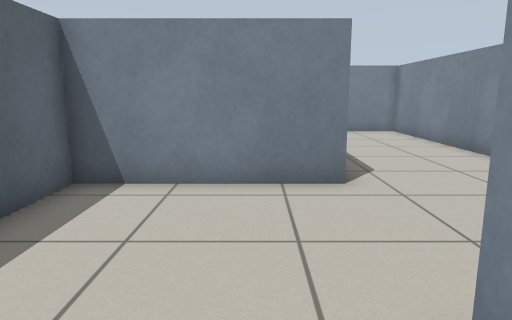
View 1 (above)

21 first-person views from a walk through a world built for the Gazebo simulator. The camera is 0.83 m above the floor, tilts 10° down and sees 70° across. The floor is counted in squares, 0.5 m on a side. Each view is taken from the middle of a square. On the plan, view 1 faces up. The plan holds only what a view shows up to about 17 squares ahead; the rest is blank.

View 2
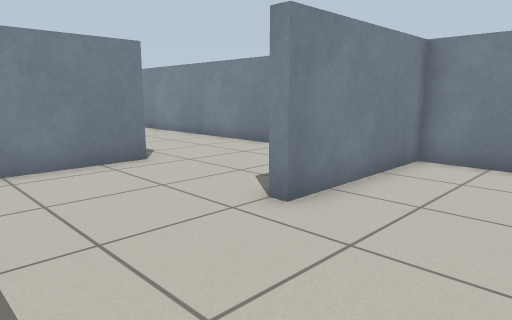

View 3
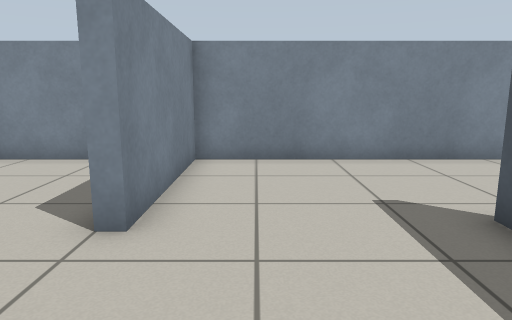

View 4
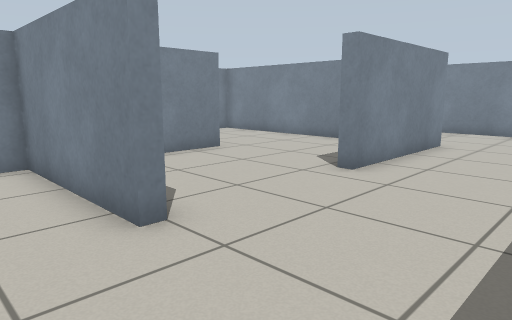

View 5
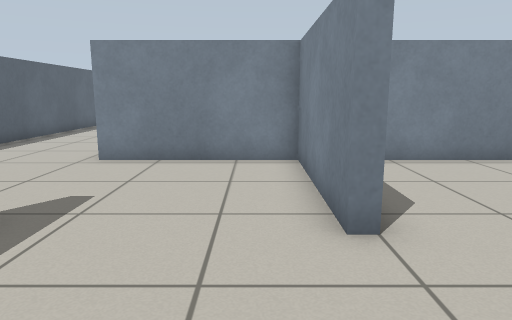

View 6
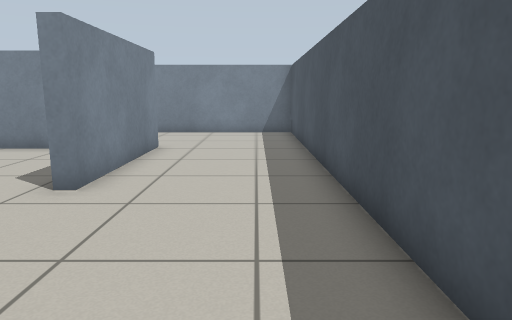

View 7
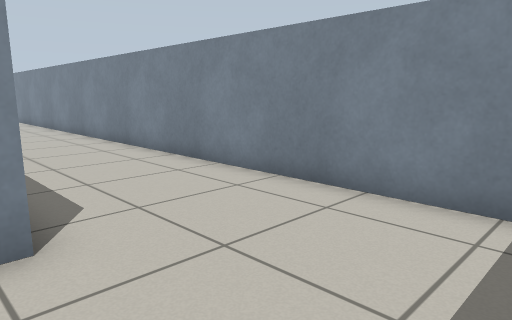

View 8
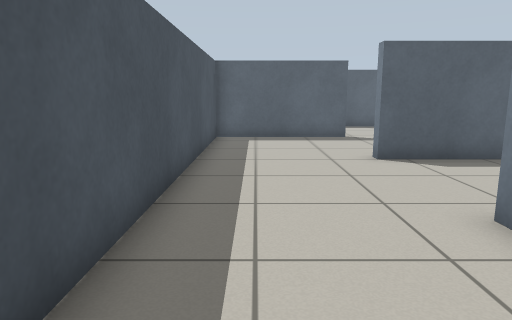

View 9
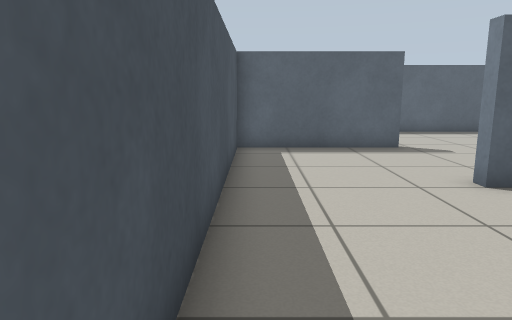

View 10
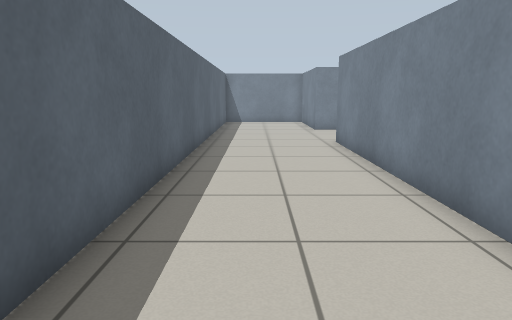

View 11
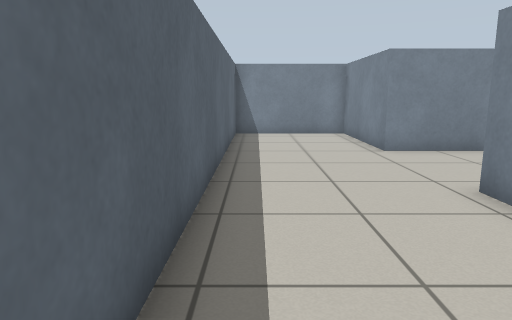

View 12
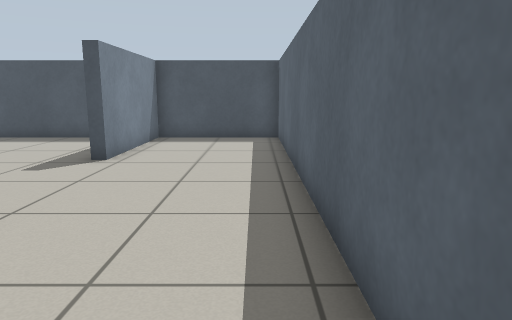

View 13
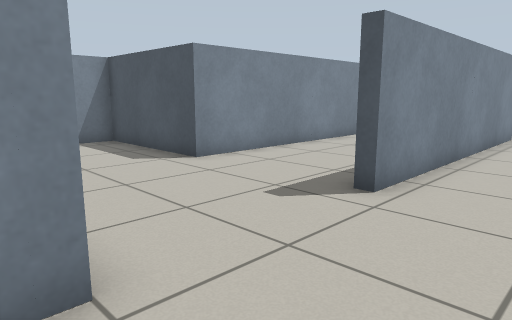

View 14
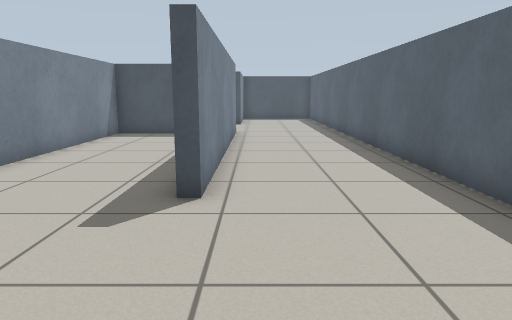

View 15
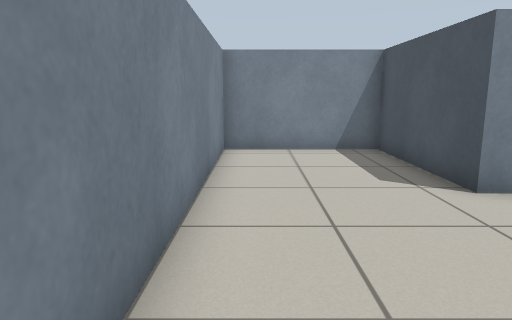

View 16
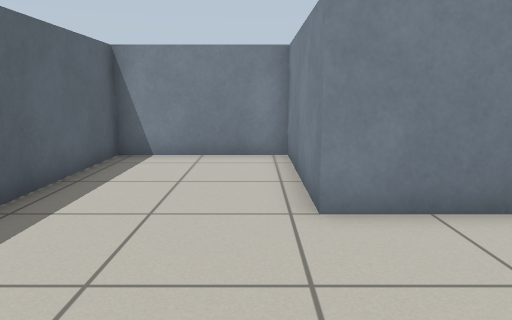

View 17
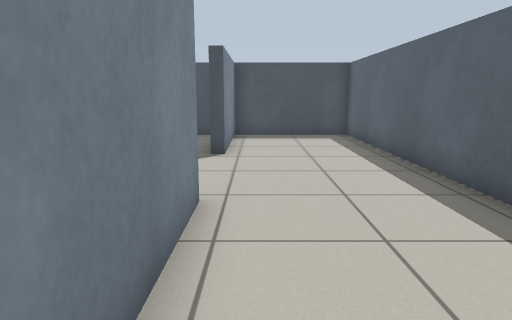

View 18
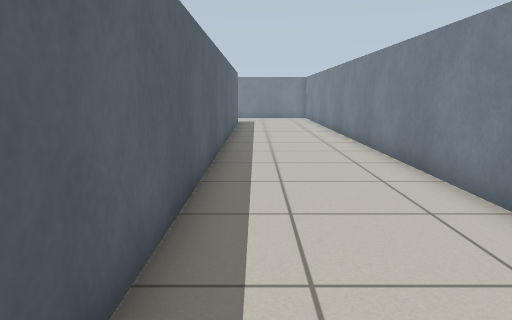

View 19
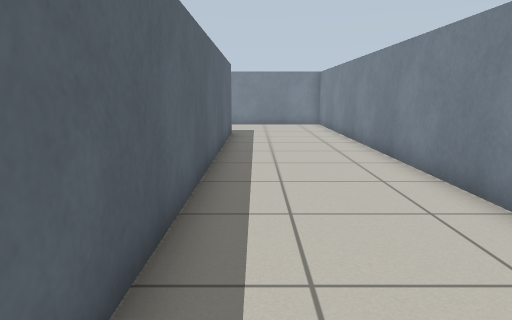

View 20
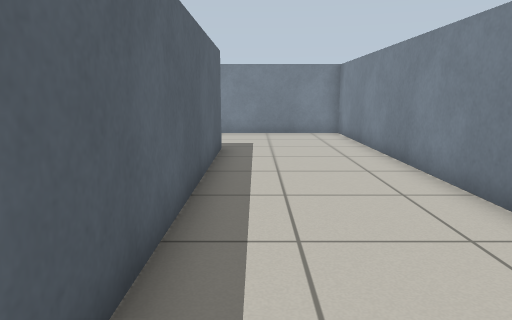

View 21
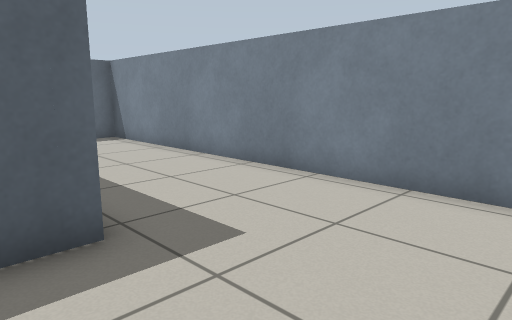

### Floor plan
Points are (right, up) in squares from view 1. A wall is a line through its corners. A room is listed if a view was taken in it or the views show most of it. See-through windows are left out.
Room 1 (views 1, 2, 3, 4, 5, 6, 7, 8, 9, 10, 11, 12, 13, 14, 15, 16, 17, 18, 19, 20, 21)
walls: (1.8, 6.8) (-3.5, 6.8) (-3.5, 4.8); (6.5, 4.4) (6.5, 17.2) (4.2, 17.2); (1.8, -3.6) (-1.8, -3.6); (-6.5, -3.2) (-3.9, -3.2) (-3.9, 7.2) (1.3, 7.2) (1.3, 12) (-9.1, 12) (-9.1, 17.2) (-13.9, 17.2) (-13.9, -13.6) (-9.1, -13.6) (-9.1, -8.4) (-8.7, -8.4) (-8.7, -13.6) (11.7, -13.6) (11.7, 22.4) (-3.5, 22.4) (-3.5, 21.6); (-3.5, -5.5) (-3.5, -8.8) (-3.9, -8.8) (-3.9, -3.6) (-9.1, -3.6) (-9.1, 7.2) (-8.6, 7.2); (6.5, -6.5) (6.5, 1.6) (1.3, 1.6) (1.3, 2); (7, -8.8) (1.3, -8.8) (1.3, -8.4); (6.9, 17.6) (6.9, -3.6)

Where each view was taken, in squares from view 1:
view 1: 0 up, 0 right, facing up
view 2: 2 down, 3 left, facing up-right
view 3: 0 up, 3 left, facing right
view 4: 13 down, 6 left, facing up-right
view 5: 13 down, 5 left, facing up
view 6: 12 down, 5 left, facing right
view 7: 13 down, 6 right, facing up-right
view 8: 12 down, 6 right, facing left
view 9: 13 down, 3 right, facing left
view 10: 6 down, 12 left, facing up
view 11: 1 up, 13 left, facing up
view 12: 1 up, 13 left, facing down
view 13: 13 up, 12 left, facing down-right
view 14: 13 up, 10 left, facing down
view 15: 11 up, 10 left, facing right
view 16: 7 up, 10 left, facing up
view 17: 2 up, 10 left, facing down
view 18: 5 down, 8 right, facing up
view 19: 1 up, 8 right, facing up
view 20: 6 up, 8 right, facing up
view 21: 16 up, 11 right, facing up-left
